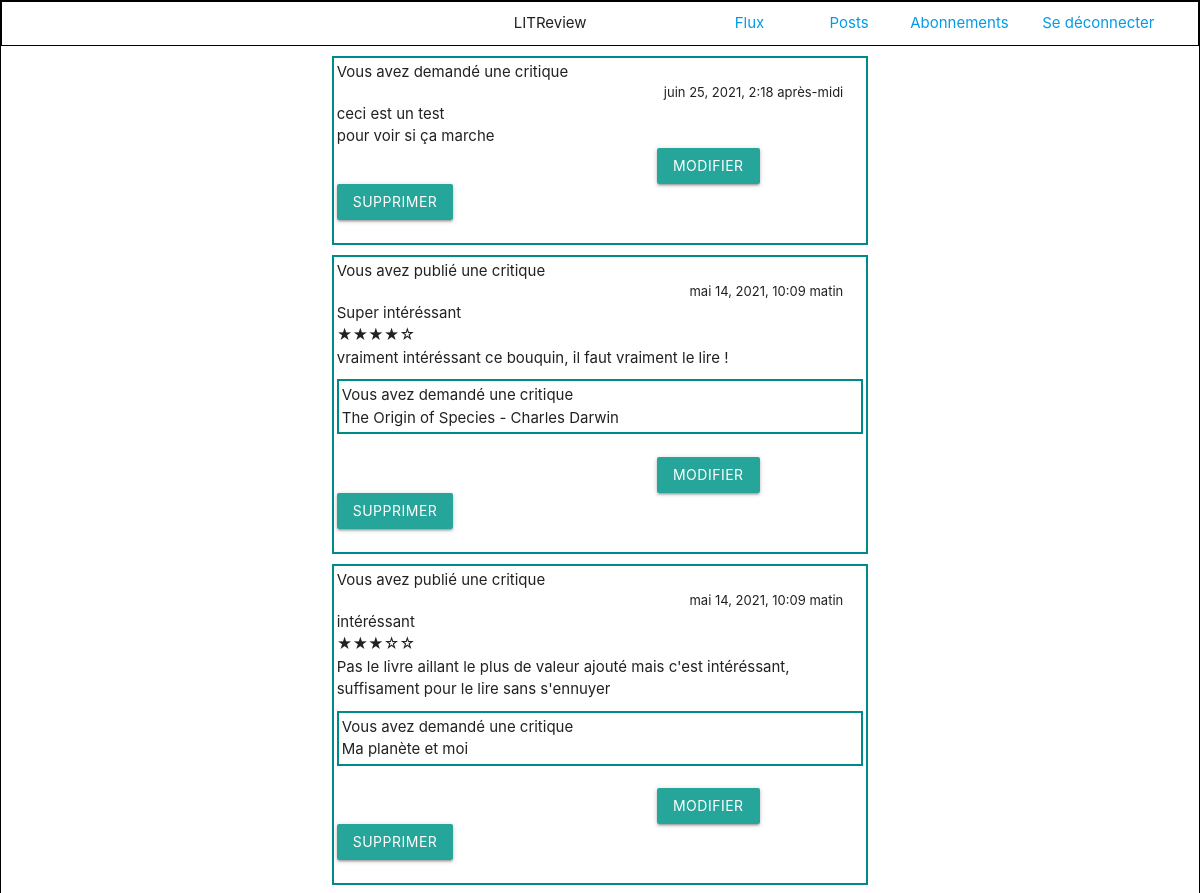
Before: /posts/ (signed in, upper part) with the older database file.
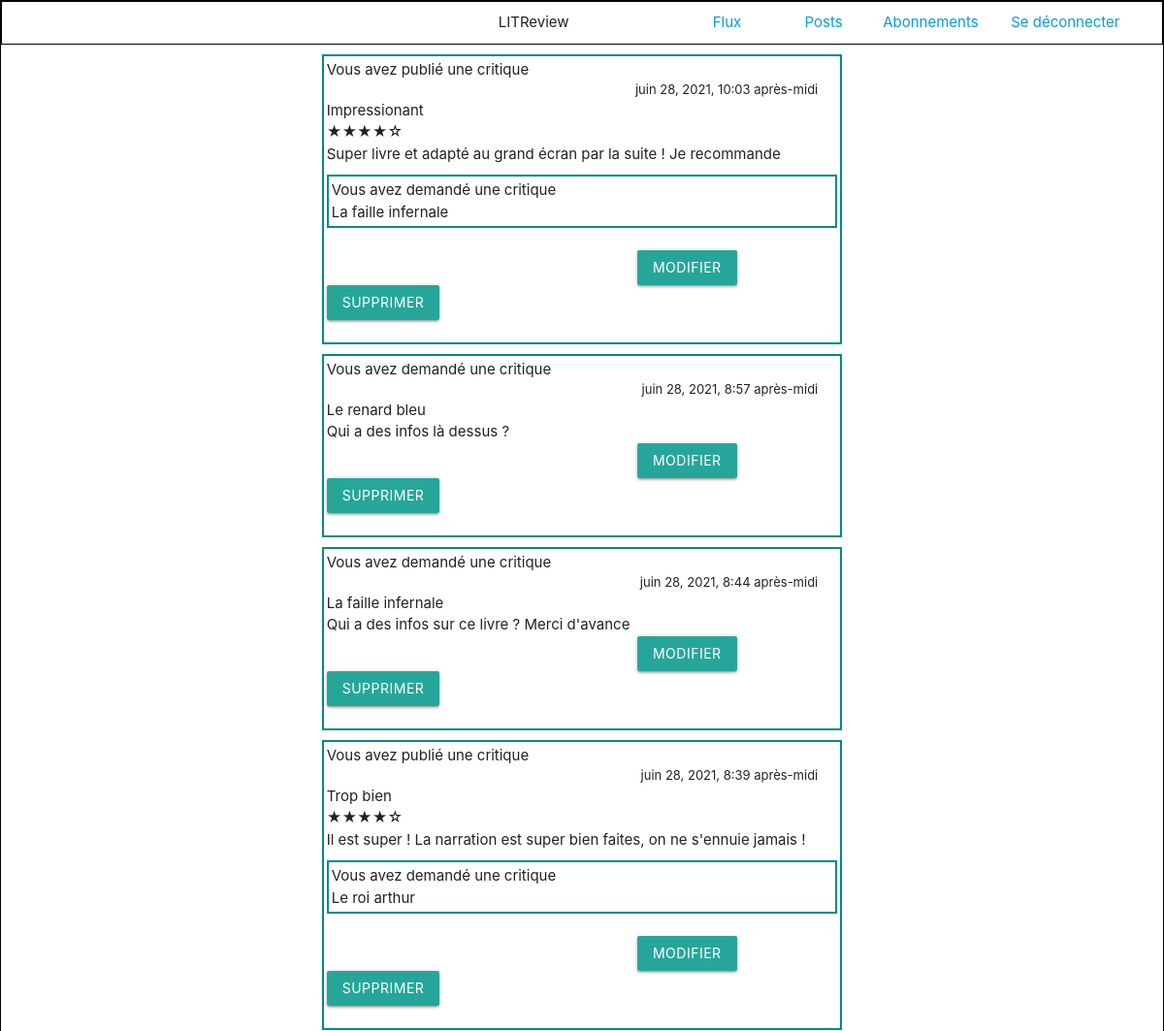
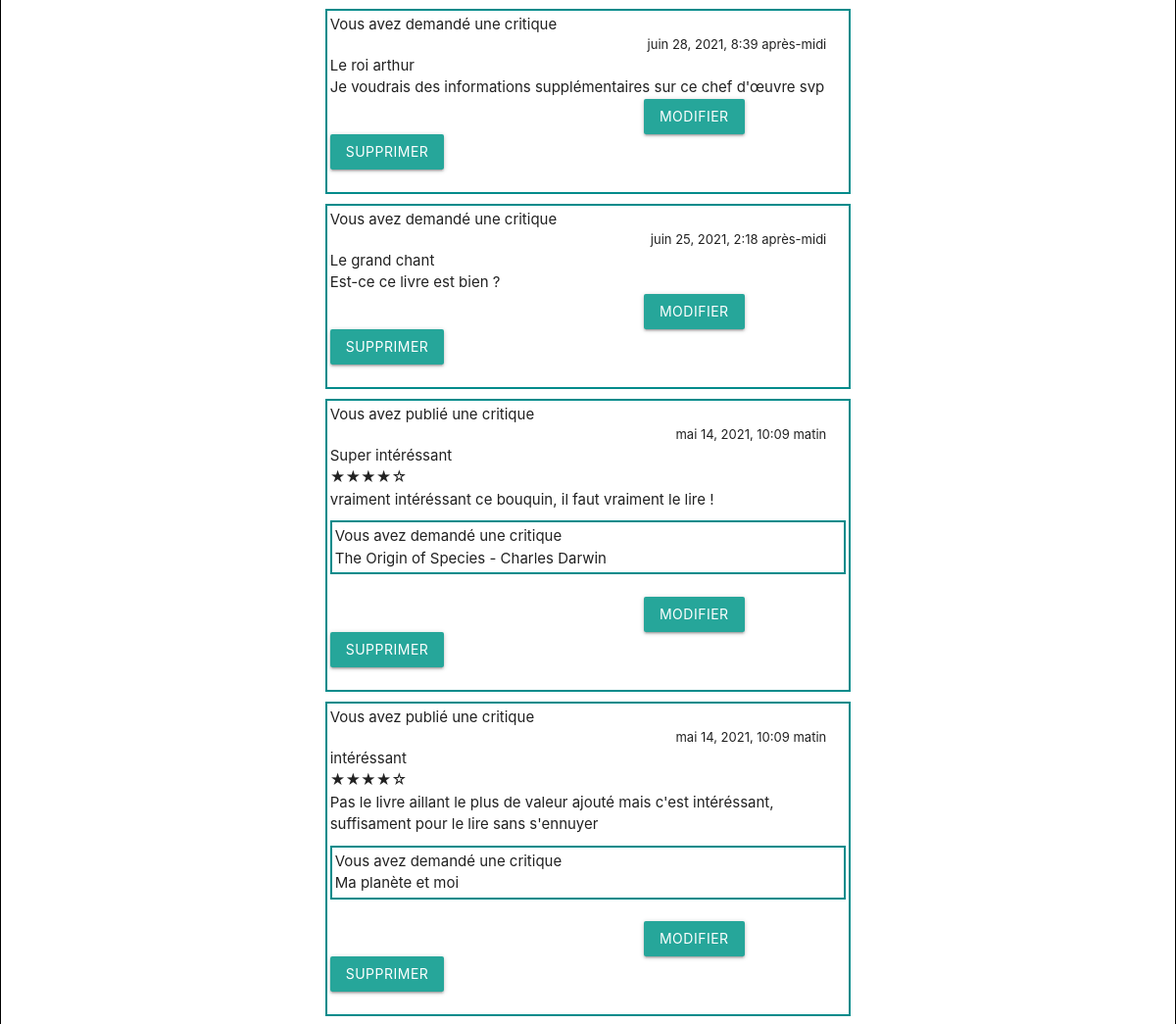
After: the same page with the newer database file (2 pictures, top to bottom).
### accounts/models.py (models this page shows)
class Ticket(models.Model):
    title = models.CharField(max_length=8192, blank=True)
    description = models.TextField(max_length=2048, blank=True)
    user = models.ForeignKey(
        to=settings.AUTH_USER_MODEL, on_delete=models.CASCADE)
    image = models.ImageField(null=True, blank=True)
    time_created = models.DateTimeField(auto_now_add=True)

class Review(models.Model):
    ticket = models.ForeignKey(to=Ticket, on_delete=models.CASCADE)
    rating = models.PositiveSmallIntegerField(
        validators=[MinValueValidator(0), MaxValueValidator(5)])
    headline = models.CharField(max_length=128)
    body = models.CharField(max_length=8192, blank=True)
    user = models.ForeignKey(
        to=settings.AUTH_USER_MODEL, on_delete=models.CASCADE)
    time_created = models.DateTimeField(auto_now_add=True)

### accounts/views.py (the view)
# urls.py: path('posts/', views.posts, name="posts"),
def posts(request):
    user = request.user
    reviews = Review.objects.filter(user=user)
    reviews = reviews.annotate(content_type=Value('REVIEW', CharField()))
    tickets = Ticket.objects.filter(user=user)
    tickets = tickets.annotate(content_type=Value('TICKET', CharField()))
    posts = sorted(
        chain(reviews, tickets),
        key=lambda post: post.time_created,
        reverse=True
    )
    return render(request, 'posts.html', context={'posts': posts})

### templates/posts.html (shortened to what this page needs)
{% extends 'base.html' %}
{% load static %}
{% block content %}
<div class="row container">
    <div class="col s8 offset-s2">
        <div>
        {% for post in posts %}
            {% if post.content_type == 'TICKET' %}
                {% include 'ticket_snippet_posts.html' with post=post %}
            {% elif post.content_type == 'REVIEW' %}
                {% include 'review_snippet_posts.html' with post=post %}
            {% endif %}
        {% endfor %}
        </div>
    </div>
</div>
{% endblock %}

### templates/review_snippet_posts.html (shortened to what this page needs)
<div class="post">
<div>{% if request.user == post.user %} Vous avez
{% else %} {{ post.user }} a
{% endif %} publié une critique</div>
<div class="right-align time">{{ post.time_created }}</div>
<div>{{ post.headline }}</div>
{% if post.rating  == 1 %}
    &#9733;&#9734;&#9734;&#9734;&#9734;
{% elif post.rating == 2 %}
    &#9733;&#9733;&#9734;&#9734;&#9734;
{% elif post.rating == 3 %}
	&#9733;&#9733;&#9733;&#9734;&#9734;
{% elif post.rating == 4 %}
	&#9733;&#9733;&#9733;&#9733;&#9734;
{% elif post.rating == 5 %}
	&#9733;&#9733;&#9733;&#9733;&#9733;
{% endif %}
<div>{{ post.body }}</div>
{% if post.ticket is not null %}
<div class="post">
<div>{% if request.user == post.user %} Vous avez
{% else %} {{ post.user }} a
{% endif %} demandé une critique</div>
<div>{{ post.ticket.title }}</div>
</div>
{% endif %}
<div class="row">
<div class="col offset-s7"><a class="waves-effect waves-light btn" href="{% url 'edit-review' id_review=post.id %}">Modifier</a></div>
<div class="col"><a class="waves-effect waves-light btn" href="{% url 'delete-review' id_review=post.id %}">Supprimer</a></div>
</div>
</div>

### templates/ticket_snippet_posts.html
<div class="post">
<div>{% if request.user == post.user %} Vous avez
{% else %} {{ post.user }} a
{% endif %} demandé une critique</div>
<div class="right-align time">{{ post.time_created }}</div>
<div>{{ post.title }}</div>
<div>{{ post.description }}</div>
<div class="row">
<div class="col offset-s7"><a class="waves-effect waves-light btn" href="{% url 'edit-ticket' id_ticket=post.id %}">Modifier</a></div>
<div class="col"><a class="waves-effect waves-light btn" href="{% url 'delete-ticket' id_ticket=post.id %}">Supprimer</a></div>
</div>
</div>

Changed rows visible on the page:
added Review: shows "Vous avez", time_created "juin 28, 2021, 10:03 après-midi", headline "Impressionant", body "Super livre et adapté au grand écran par la suite ! Je recommande", ticket "La faille infernale"
added Ticket: shows "Vous avez", time_created "juin 28, 2021, 8:57 après-midi", title "Le renard bleu", description "Qui a des infos là dessus ?"
added Ticket: shows "Vous avez", time_created "juin 28, 2021, 8:44 après-midi", title "La faille infernale", description "Qui a des infos sur ce livre ? Merci d'avance"
added Review: shows "Vous avez", time_created "juin 28, 2021, 8:39 après-midi", headline "Trop bien", body "Il est super ! La narration est super bien faites, on ne s'ennuie jamais !", ticket "Le roi arthur"
added Ticket: shows "Vous avez", time_created "juin 28, 2021, 8:39 après-midi", title "Le roi arthur", description "Je voudrais des informations supplémentaires sur ce chef d'œuvre svp"
changed Ticket: title "ceci est un test" → "Le grand chant"; description "pour voir si ça marche" → "Est-ce ce livre est bien ?"
changed Review "intéréssant": rating "★★★☆☆" → "★★★★☆"
